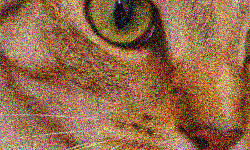
#> input picture labs/5_Features-Image-Filtering-and-Enchancement/Data/noisy.png, 250 x 150 px
$ jupyter execute 'Lab Sheet.ipynb'
#> lines starting #> are read from the running program, lines starting #| are printed output that depends on the picture
# Convolution and Image Gradients

Importing the noisy image in "noisy_cat"

[cell 1]
import imageio.v2 as imageio
import matplotlib.pyplot as plt

noisy_cat = imageio.imread('Data/noisy.png')
#> noisy_cat is the input picture: shape (150, 250, 3); mean R, G, B 149.3, 105.6, 72.2

plt.figure()
plt.axis('off')
plt.imshow(noisy_cat)
plt.show()

Importing the convolution function (2)

[cell 2]
import scipy.signal as signal

Average Kernal

[cell 3]
import numpy as np

average = np.ones((3,3)) / 9

print(average)

Using the average filter on each channel within the noisy_cat images

[cell 4]
# Shape of noisy_cat
print(noisy_cat.shape)
#| (150, 250, 3)

[cell 5]
print(signal.convolve2d(noisy_cat[:,:,0], average, 'same').shape)
#| (150, 250)

[cell 6]
average_cat = np.copy(noisy_cat)

average_cat[:,:,0] = (signal.convolve2d(noisy_cat[:,:,0], average, 'same'))
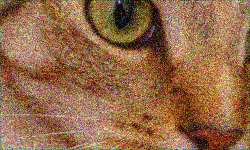
#> average_cat: shape (150, 250, 3); mean R, G, B 147.8, 105.6, 72.2
average_cat[:,:,1] = (signal.convolve2d(noisy_cat[:,:,1], average, 'same'))
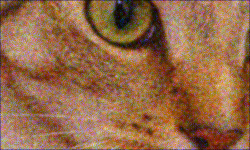
#> average_cat: shape (150, 250, 3); mean R, G, B 147.8, 104.4, 72.2
average_cat[:,:,2] = (signal.convolve2d(noisy_cat[:,:,2], average, 'same'))
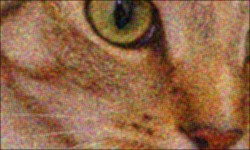
#> average_cat: shape (150, 250, 3); mean R, G, B 147.8, 104.4, 71.2

[cell 7]
plt.figure()
plt.subplot(1,2,1)
plt.imshow(noisy_cat, vmin=0, vmax=255)
plt.axis('off')

plt.subplot(1,2,2)
plt.imshow(average_cat, vmin=0, vmax=255)
plt.axis('off')
plt.show()
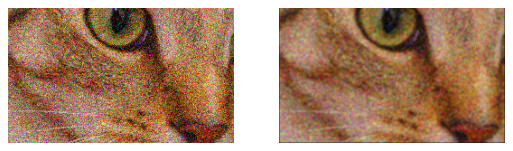
#> figure drawn by matplotlib, 2 panels

[cell 8]
def gauss_kernel(l=5, sig=1.):
    """
    creates gaussian kernel with side length `l` and a sigma of `sig`
    """

    ax = np.linspace(-(l - 1) / 2., (l - 1) / 2., l)
    gauss = np.exp(-0.5 * np.square(ax) / np.square(sig))
    kernel = np.outer(gauss, gauss)

    return kernel / np.sum(kernel)

[cell 9]
gauss_kernel_5 = gauss_kernel()

gauss_cat = np.copy(noisy_cat)

gauss_cat[:,:,0] = (signal.convolve2d(noisy_cat[:,:,0], gauss_kernel_5, 'same'))
gauss_cat[:,:,1] = (signal.convolve2d(noisy_cat[:,:,1], gauss_kernel_5, 'same'))
gauss_cat[:,:,2] = (signal.convolve2d(noisy_cat[:,:,2], gauss_kernel_5, 'same'))

[cell 10]
plt.figure()
plt.subplot(1,3,1)
plt.imshow(noisy_cat, vmin=0, vmax=255)
plt.axis('off')

plt.subplot(1,3,2)
plt.imshow(average_cat, vmin=0, vmax=255)
plt.axis('off')

plt.subplot(1,3,3)
plt.imshow(gauss_cat, vmin=0, vmax=255)
plt.axis('off')

plt.show()

[cell 11]
def rgb2gray(rgb):
    return np.dot(rgb[...,:3], [0.299, 0.587, 0.144])

[cell 12]
tiger_original = imageio.imread('Data/tiger.jpeg')
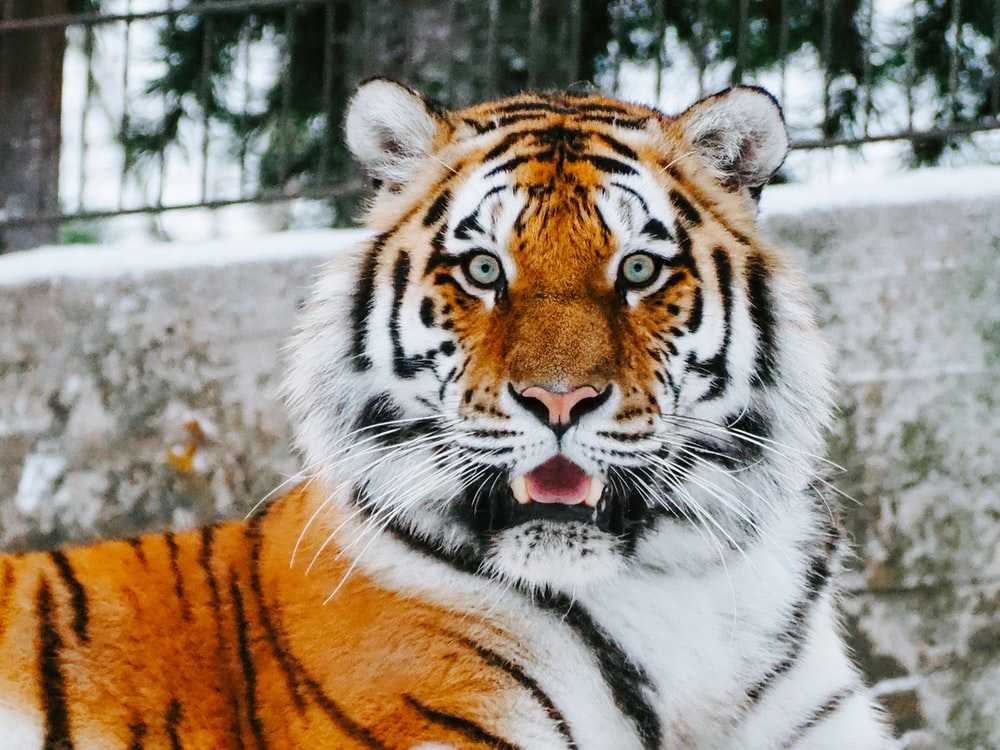
#> input picture labs/5_Features-Image-Filtering-and-Enchancement/Data/tiger.jpeg, 1000 x 750 px
#> tiger_original is the input picture: shape (750, 1000, 3); mean R, G, B 149, 138.5, 125.2

[cell 13]
gray_tiger = rgb2gray(tiger_original)
#> in rgb2gray, `return np.dot(rgb[...,:3], [0.299, 0.587, 0.144])`:
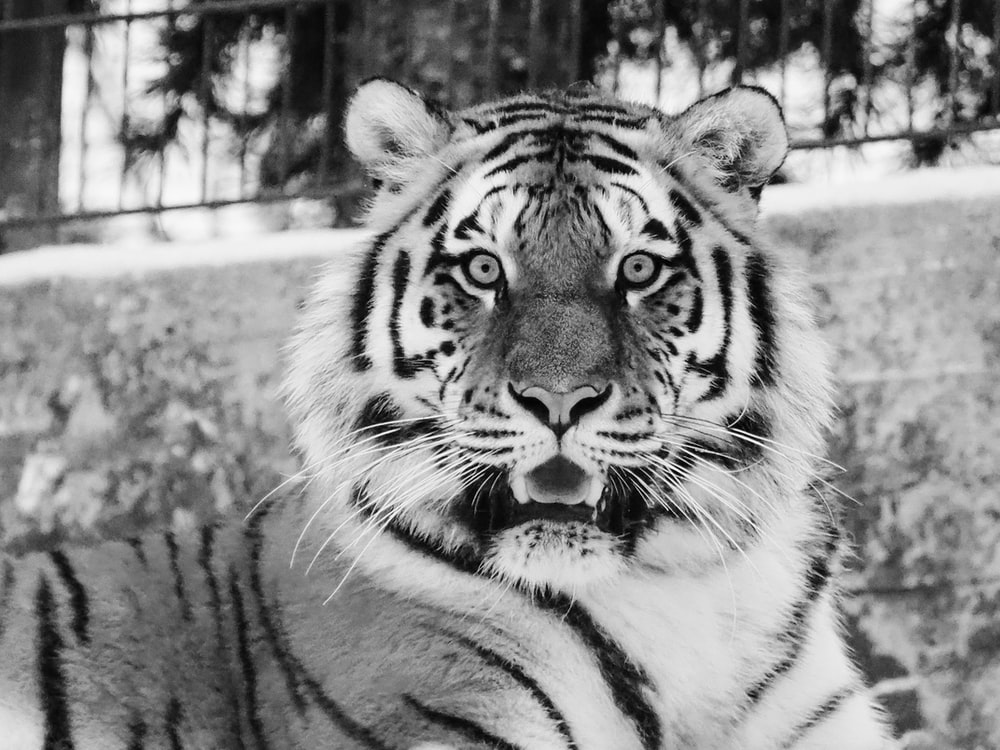
#> returned value: shape (750, 1000) float64; min 0, max 262.4, mean 143.9; drawn with min black and max white

[cell 14]
laplacian_filter = np.array([[0,1,0], [1,-4,1],[0,1,0]])

[cell 15]
laplace_tiger = np.copy(gray_tiger)

laplace_tiger = (signal.convolve2d(gray_tiger, laplacian_filter, 'same'))
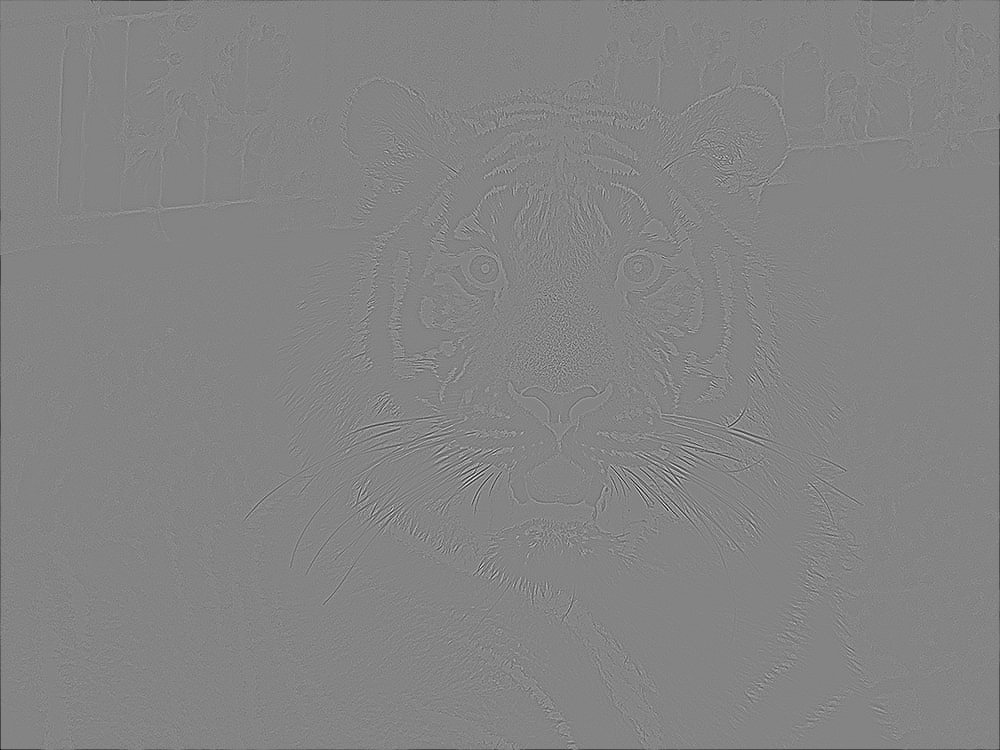
#> laplace_tiger: shape (750, 1000) float64; min -484.7, max 448.4, mean -0.6; drawn with min black and max white

[cell 16]
plt.figure()
plt.subplot(1,2,1)
plt.imshow(tiger_original, vmin=0, vmax=255)
plt.axis('off')

plt.subplot(1,2,2)
plt.imshow(np.abs(laplace_tiger), cmap='gray',  vmin=0, vmax=255)
# plt.imshow(laplace_tiger, cmap='gray',  vmin=0, vmax=1)
plt.axis('off')
plt.show()
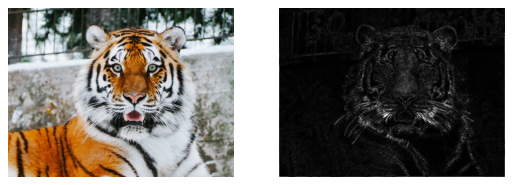
#> figure drawn by matplotlib, 2 panels

[cell 17]
sobel_v = np.array([[-1,-2,-1], [0,0,0],[1,2,1]])
sobel_h = np.array([[-1,0,1], [-2,0,2],[-1,0,1]])

[cell 18]
plt.figure()
plt.subplot(1,3,1)
plt.imshow(tiger_original, vmin=0, vmax=255)
plt.axis('off')

plt.subplot(1,3,2)
tiger_sobel_v = (signal.convolve2d(gray_tiger, sobel_v, 'same'))
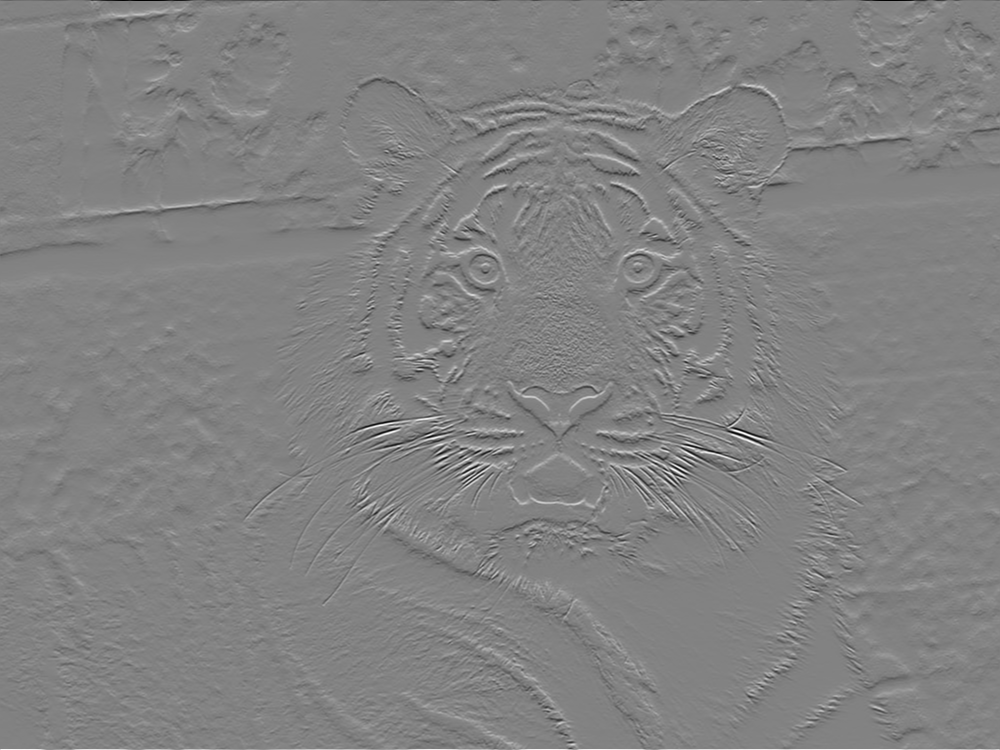
#> tiger_sobel_v: shape (750, 1000) float64; min -1004.8, max 960.7, mean -0.4; drawn with min black and max white
plt.imshow(tiger_sobel_v, cmap='gray', vmin=0, vmax=255)
plt.axis('off')

plt.subplot(1,3,3)
tiger_sobel_h = (signal.convolve2d(gray_tiger, sobel_v, 'same'))
plt.imshow(tiger_sobel_h, cmap='gray', vmin=0, vmax=255)
plt.axis('off')

plt.show()
